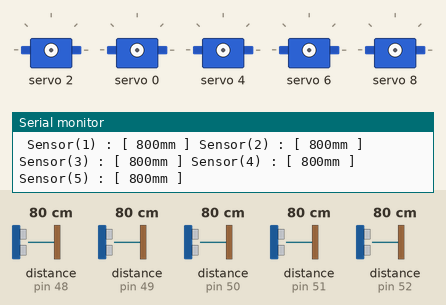
Recording of a sketch running on a simulated Arduino Uno, built with avr-gcc and run on an emulated ATmega328P. Parts: 5 × servo, the last lines printed to the serial monitor. The test bench sets the inputs (shaded band); at power-on: distance to the obstacle (sensors on pin 52, pin 48, pin 49, pin 50, pin 51) 80 cm.

Above: at 2.3 s.
2.4 s: distance to the obstacle (sensor on pin 52) set to 195 cm
3.9 s: distance to the obstacle (sensor on pin 52) set to 202 cm
At 4.6 s:
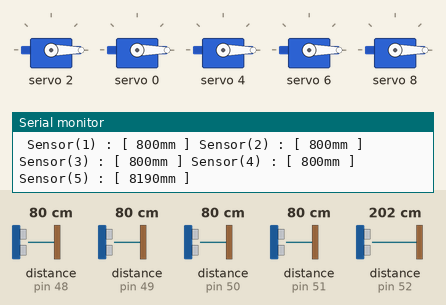
6.9 s: distance to the obstacle (sensor on pin 48) set to 2 cm
9.9 s: distance to the obstacle (sensor on pin 52) set to 2 cm
At 11.6 s:
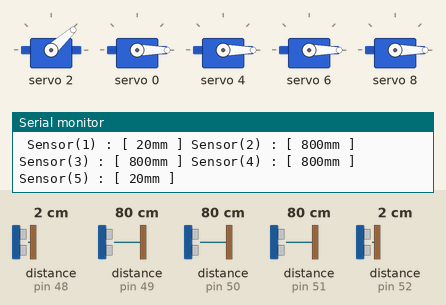
11.9 s: distance to the obstacle (sensor on pin 49) set to 2 cm
At 12.7 s:
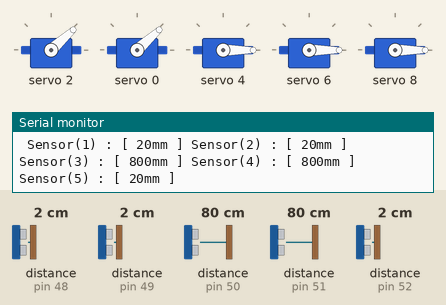
13.6 s: distance to the obstacle (sensor on pin 50) set to 2 cm
At 14.8 s:
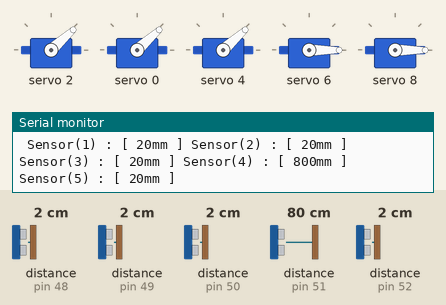
Timing chart, 0 to 16.2 s (numbered marks = the images above; inputs shaded):
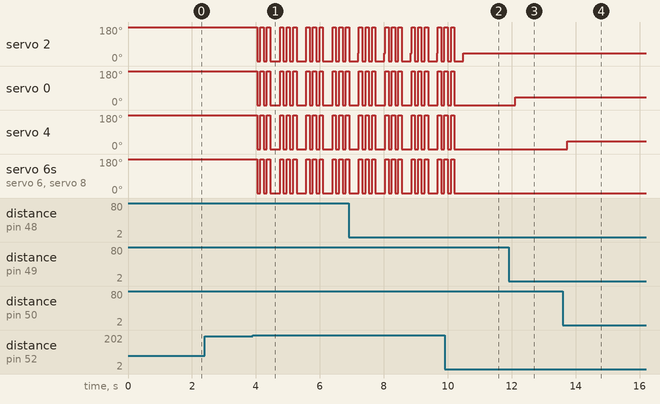

Measured:
- the behaviour switches between 199 and 200 cm on distance to the obstacle (sensor on pin 52) (found by bisection; images 0 and 1)
- after the input at 3.9 s, servo 2, servo 0, servo 4, servo 6, servo 8: 180° → 0° after 0.14 s, then repeats every 0.82 s: 180° 0.10 s, 0° 0.10 s, 180° 0.10 s, 0° 0.31 s, 180° 0.10 s, 0° 0.10 s
- after the input at 9.9 s, servo 2: goes on until 10.5 s, then stays 42°; servo 0, servo 4, servo 6, servo 8: goes on until 10.2 s, then stays 0°
- after the input at 11.9 s, servo 0: 0° → 42° after 0.21 s
- after the input at 13.6 s, servo 4: 0° → 42° after 0.13 s

The sketch:

PathFinder.ino
```cpp
#include "Adafruit_VL53L0X.h"
#include <Wire.h>
#include <Adafruit_PWMServoDriver.h>
// s0=11; s1=10; s2=12; s3=13; s4=14; s5=15;
/*
Adafruit_VL53L0X l = Adafruit_VL53L0X();
Adafruit_VL53L0X l45 = Adafruit_VL53L0X();
Adafruit_VL53L0X r = Adafruit_VL53L0X();
Adafruit_VL53L0X r45 = Adafruit_VL53L0X();
Adafruit_VL53L0X fr = Adafruit_VL53L0X();
Adafruit_VL53L1X dn = Adafruit_VL53L1X();
*/
Adafruit_VL53L0X lox[6]={
  Adafruit_VL53L0X(),Adafruit_VL53L0X(),
  Adafruit_VL53L0X(),Adafruit_VL53L0X(),
  Adafruit_VL53L0X(),Adafruit_VL53L0X()
};
VL53L0X_RangingMeasurementData_t measure[6];
Adafruit_PWMServoDriver pwm = Adafruit_PWMServoDriver();
long distance[6];
int m_pin[5]={ 2 , 0 , 4 , 6 , 8 };// 4 -> 8; 3 -> 6; 2 -> 4; 1 -> 2; 0 -> 0;
void setSensorAddress(){
  for(int p=10; p<=15; p++){
    pwm.setPWM(p, 0, 4096);
    delay(10);
  }
  Serial.print(" Booting Up L0X Sensors !");
  for(int p=10; p<=14; p++){
    pwm.setPWM(p, 4096, 0);
    int i=p-10;
    if(!lox[i].begin(0x30+i)){
      Serial.print(" Sensor L0X : ");
      Serial.print(i);
      Serial.print(" Not Booted Up ");
      Serial.println();
      while(1)delay(100);
    }
    delay(10);
  }
  Serial.print(F(" Done Booting Up L0X Sensors !\n\n"));
  delay(1000);
}

void grabDistances(){
  for(int si=0; si<=4; si++){
    lox[si].rangingTest(&measure[si], false);
    if(measure[si].RangeStatus != 4 | measure[si].RangeMilliMeter > 0){
      distance[si]=measure[si].RangeMilliMeter;
    }
    else{
      distance[si]=-1;
    }
  }
};

void mapMotors(){
  long l_pwm; // long pwm for applying to arduino mapping function
  for(int i=0; i<4; i++){
    l_pwm=0;
    if (distance[i]>0 && distance[i]<=2000){
      l_pwm=map( distance[i] , 1 , 500 , 1000 , 255 );
    };
    uint16_t m_pwm= l_pwm;// convert mapped motor pwm to uint16_t motor pwm;
    pwm.writeMicroseconds(m_pin[i], m_pwm);
    delay(5);
  }

  /*Check if user is about to walk  into a sudden drop*/
  l_pwm=0;
  if (distance[4]>=2000){
      l_pwm=map( distance[4] , 1 , 500 , 255 , 1000 );
      uint16_t m_pwm= l_pwm;// convert mapped motor pwm to uint16_t motor pwm;

      /* Create Buzzing mattern in all motors when the height is too tall */
      for(int k=0 ; k<3 ; k++){
        for(int i=0 ; i<5 ; i++){
          pwm.writeMicroseconds(m_pin[i], m_pwm);
        }
        delay(100);
        for(int i=0 ; i<5 ; i++){
          pwm.writeMicroseconds(m_pin[i], 255);
        }
        delay(100);
      }
    };
};

void setup() {
  Serial.begin(115200);
  pwm.begin();
  Wire.setClock(400000);
  setSensorAddress();
}

void loop() {
  grabDistances();
  mapMotors();
  for(int si=0; si<=4; si++){
    int dat=distance[si];
    Serial.print(" Sensor(");
    Serial.print( si + 1 );
    Serial.print(") : [ ");
    Serial.print(dat);
    Serial.print("mm ]");
  }
  Serial.println();
  delay(10);
}
```
